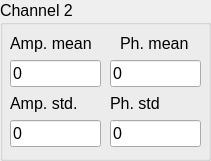
     <widget class="QGroupBox" name="groupBox_4">
      <property name="geometry">
       <rect>
        <x>890</x>
        <y>10</y>
        <width>211</width>
        <height>161</height>
       </rect>
      </property>
      <property name="font">
       <font>
        <pointsize>12</pointsize>
       </font>
      </property>
      <property name="title">
       <string>Channel 2</string>
      </property>
      <widget class="QLabel" name="txt_nbr_bram_24">
       <property name="geometry">
        <rect>
         <x>110</x>
         <y>90</y>
         <width>81</width>
         <height>27</height>
        </rect>
       </property>
       <property name="font">
        <font>
         <pointsize>12</pointsize>
        </font>
       </property>
       <property name="text">
        <string>Ph. std</string>
       </property>
      </widget>
      <widget class="QLabel" name="txt_nbr_bram_25">
       <property name="geometry">
        <rect>
         <x>120</x>
         <y>30</y>
         <width>81</width>
         <height>27</height>
        </rect>
       </property>
       <property name="font">
        <font>
         <pointsize>12</pointsize>
        </font>
       </property>
       <property name="text">
        <string>Ph. mean</string>
       </property>
      </widget>
      <widget class="QLineEdit" name="ui_ch2_phi">
       <property name="geometry">
        <rect>
         <x>110</x>
         <y>60</y>
         <width>91</width>
         <height>27</height>
        </rect>
       </property>
       <property name="font">
        <font>
         <pointsize>12</pointsize>
        </font>
       </property>
       <property name="text">
        <string>0</string>
       </property>
      </widget>
      <widget class="QLineEdit" name="ui_ch2_amp">
       <property name="geometry">
        <rect>
         <x>10</x>
         <y>60</y>
         <width>91</width>
         <height>27</height>
        </rect>
       </property>
       <property name="font">
        <font>
         <pointsize>12</pointsize>
        </font>
       </property>
       <property name="text">
        <string>0</string>
       </property>
      </widget>
      <widget class="QLabel" name="txt_nbr_bram_26">
       <property name="geometry">
        <rect>
         <x>10</x>
         <y>90</y>
         <width>81</width>
         <height>27</height>
        </rect>
       </property>
       <property name="font">
        <font>
         <pointsize>12</pointsize>
        </font>
       </property>
       <property name="text">
        <string>Amp. std.</string>
       </property>
      </widget>
      <widget class="QLabel" name="txt_nbr_bram_27">
       <property name="geometry">
        <rect>
         <x>10</x>
         <y>30</y>
         <width>91</width>
         <height>27</height>
        </rect>
       </property>
       <property name="font">
        <font>
         <pointsize>12</pointsize>
        </font>
       </property>
       <property name="text">
        <string>Amp. mean</string>
       </property>
      </widget>
      <widget class="QLineEdit" name="ui_ch2_amp_std">
       <property name="geometry">
        <rect>
         <x>10</x>
         <y>120</y>
         <width>91</width>
         <height>27</height>
        </rect>
       </property>
       <property name="font">
        <font>
         <pointsize>12</pointsize>
        </font>
       </property>
       <property name="text">
        <string>0</string>
       </property>
      </widget>
      <widget class="QLineEdit" name="ui_ch2_phi_std">
       <property name="geometry">
        <rect>
         <x>110</x>
         <y>120</y>
         <width>91</width>
         <height>27</height>
        </rect>
       </property>
       <property name="font">
        <font>
         <pointsize>12</pointsize>
        </font>
       </property>
       <property name="text">
        <string>0</string>
       </property>
      </widget>
     </widget>
